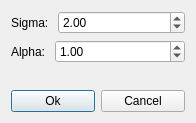
<?xml version="1.0" encoding="UTF-8"?>
<ui version="4.0">
 <class>UnsharpDialog</class>
 <widget class="QDialog" name="UnsharpDialog">
  <property name="geometry">
   <rect>
    <x>0</x>
    <y>0</y>
    <width>196</width>
    <height>123</height>
   </rect>
  </property>
  <property name="windowTitle">
   <string>Unsharp settings</string>
  </property>
  <layout class="QVBoxLayout" name="verticalLayout">
   <item>
    <layout class="QHBoxLayout" name="horizontalLayout" stretch="0,1">
     <item>
      <widget class="QLabel" name="label">
       <property name="text">
        <string>Sigma: </string>
       </property>
      </widget>
     </item>
     <item>
      <widget class="QDoubleSpinBox" name="doubleSpinBoxSigma">
       <property name="minimum">
        <double>0.330000000000000</double>
       </property>
       <property name="maximum">
        <double>5.000000000000000</double>
       </property>
       <property name="value">
        <double>2.000000000000000</double>
       </property>
      </widget>
     </item>
    </layout>
   </item>
   <item>
    <layout class="QHBoxLayout" name="horizontalLayout_2" stretch="0,1">
     <item>
      <widget class="QLabel" name="label_2">
       <property name="text">
        <string>Alpha: </string>
       </property>
      </widget>
     </item>
     <item>
      <widget class="QDoubleSpinBox" name="doubleSpinBoxAlpha">
       <property name="value">
        <double>1.000000000000000</double>
       </property>
      </widget>
     </item>
    </layout>
   </item>
   <item>
    <spacer name="verticalSpacer">
     <property name="orientation">
      <enum>Qt::Vertical</enum>
     </property>
     <property name="sizeHint" stdset="0">
      <size>
       <width>20</width>
       <height>0</height>
      </size>
     </property>
    </spacer>
   </item>
   <item>
    <layout class="QHBoxLayout" name="horizontalLayout_3">
     <item>
      <widget class="QPushButton" name="pushButtonOk">
       <property name="text">
        <string>Ok</string>
       </property>
      </widget>
     </item>
     <item>
      <widget class="QPushButton" name="pushButtonCancel">
       <property name="text">
        <string>Cancel</string>
       </property>
      </widget>
     </item>
    </layout>
   </item>
  </layout>
 </widget>
 <resources/>
 <connections/>
</ui>
